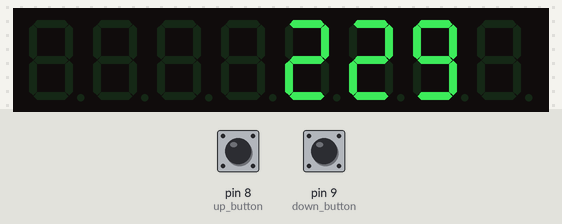
Recording of a sketch running on a simulated Arduino Uno, built with avr-gcc and run on an emulated ATmega328P. On the bench: 8-digit seven-segment display. The test bench sets the inputs (shaded band); at power-on: pin 9 (down_button) LOW, pin 8 (up_button) HIGH. What the sketch prints to the serial monitor is not drawn.

Above: at 1.2 s.
1.3 s: pin 9 (down_button) pulled HIGH for 3.2 s
At 1.3 s:
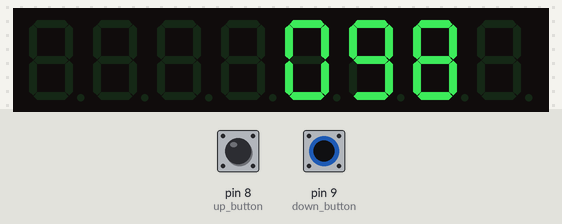
5.1 s: pin 8 (up_button) pulled LOW for 0.15 s
At 5.27 s:
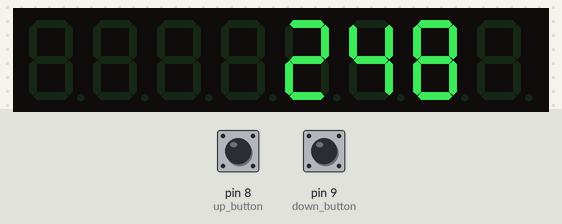
5.8 s: pin 8 (up_button) pulled LOW for 1 s
At 6.82 s:
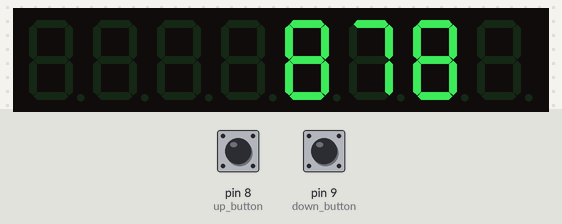
7.4 s: pin 9 (down_button) pulled HIGH for 0.15 s
At 7.56 s:
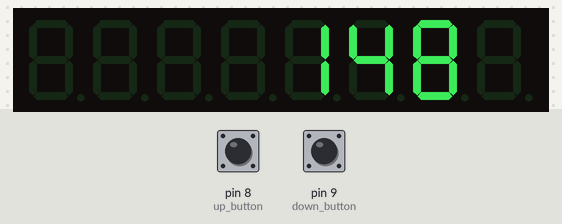
Timing chart, 0 to 9.1 s (numbered marks = the images above; inputs shaded):
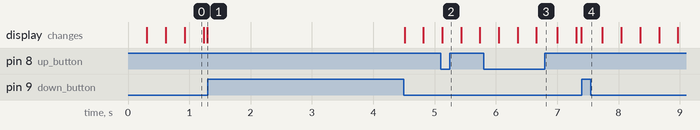

The sketch:

_7Segment_Counter_with_Buttons.ino
```cpp
/*
 source of library: https://github.com/wayoda/LedControl
 created by Okan Saraçoğlu
 */

 #include "LedControl.h"

/*
 Now we need a LedControl to work with.
 pin 10 is connected to the DataIn
 pin 12 is connected to the CLK
 pin 11 is connected to LOAD
 We have only a single MAX72XX.
 */
 LedControl lc = LedControl(10, 12, 11, 1);

 int up_button=8;
 int down_button=9;
 int num1=0;
 int num2=0;
 int num3=0;
 int num4=0;


 /* we always wait a bit between updates of the display */
 unsigned long delay_time = 10;

void setup() {
  Serial.begin(9600);
  /*
  The MAX72XX is in power-saving mode on startup,
  we have to do a wakeup call
  */
  lc.shutdown(0, false);
  /* Set the brightness to a medium values */
  lc.setIntensity(0, 8);
  /* and clear the display */
  lc.clearDisplay(0);
  pinMode(8,INPUT);
  pinMode(9,INPUT);
}


void loop() {
  if(digitalRead(up_button)==LOW){
    lc.clearDisplay(0);

    // units digit
    num1++;
    if(num1>9){
     num1=0;
     num2++;
   }
    // tents digit
    if(num2>9){
     num2=0;
     num3++;
   }
    // hundreds and thousends digits
    if(num3>9){
     num3=0;
     num4++;
   }

   }else if(digitalRead(down_button)==LOW){
     Serial.println(digitalRead(down_button));
     lc.clearDisplay(0);

       // units digit
       num1--;
       if(num1<0){
        num1=9;
        num2--;
      }
       // tents digit
       if(num2<0){
        num2=9;
        num3--;
      }
       // hundreds and thousends digits
       if(num3<0){
        num3=9;
        num4--;

      }
    }

  // set digits with nums
  lc.setDigit(0, 0, num4, false);
  lc.setDigit(0, 1, num3, false);
  lc.setDigit(0, 2, num2, false);
  lc.setDigit(0, 3, num1, false);
  delay(delay_time);
}
```
